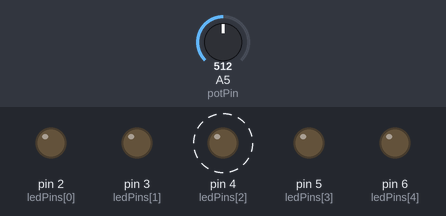
Recording of a sketch running on a simulated Arduino Uno, built with avr-gcc and run on an emulated ATmega328P. Shown: output pins drawn as LEDs (lit = HIGH). Dashed ring = blinking. The inputs (shaded band) are chosen by the test bench; at power-on: A5 (potPin) = 512.

Above: at 1.3 s.
1.4 s: A5 (potPin) set to 590
4.4 s: A5 (potPin) set to 610
At 4.62 s:
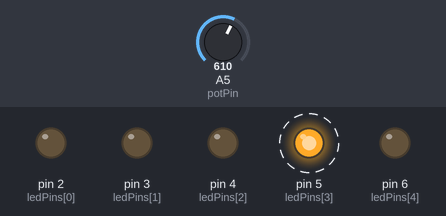
7.4 s: A5 (potPin) set to 788
10.4 s: A5 (potPin) set to 811
At 10.62 s:
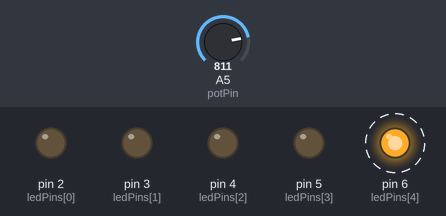
13.4 s: A5 (potPin) set to 306
At 13.62 s:
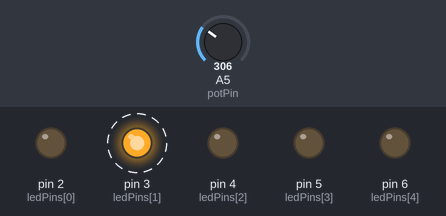
16.4 s: A5 (potPin) set to 385
19.4 s: A5 (potPin) set to 406
At 19.63 s:
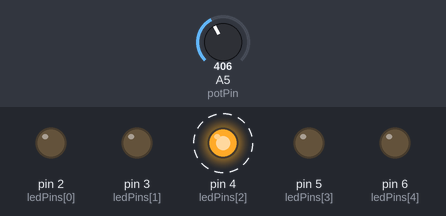
Timing chart, 0 to 23.4 s (numbered marks = the images above; inputs shaded):
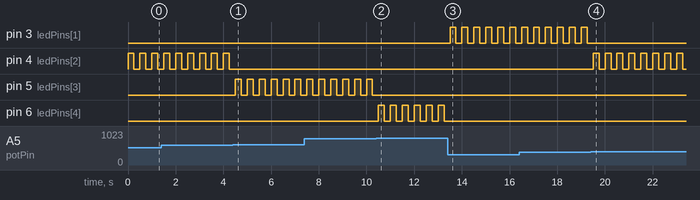

Measured:
- the behaviour switches between 599 and 600 on A5 (potPin) (found by bisection; images 0 and 1)
- the behaviour switches between 799 and 800 on A5 (potPin) (found by bisection; images 1 and 2)
- the behaviour switches between 399 and 400 on A5 (potPin) (found by bisection; images 3 and 4)
- after the input at 4.4 s, pin 4 (ledPins[2]): stops changing and stays LOW; pin 5 (ledPins[3]): alternates HIGH for 0.25 s and LOW for 0.25 s, starting after 0.10 s
- after the input at 10.4 s, pin 5 (ledPins[3]): stops changing and stays LOW; pin 6 (ledPins[4]): alternates HIGH for 0.25 s and LOW for 0.25 s, starting after 0.10 s
- after the input at 13.4 s, pin 3 (ledPins[1]): alternates HIGH for 0.25 s and LOW for 0.25 s, starting after 0.10 s; pin 6 (ledPins[4]): stops changing and stays LOW
- after the input at 19.4 s, pin 3 (ledPins[1]): stops changing and stays LOW; pin 4 (ledPins[2]): alternates HIGH for 0.25 s and LOW for 0.25 s, starting after 0.11 s
- by itself, pin 4 (ledPins[2]): alternates HIGH for 0.25 s and LOW for 0.25 s

The sketch:

BlinkByPotentiometer.ino
```cpp
/*
    Blink by potentiometer voltage
    0 - 199 blinks LED1
    200 - 399 blinks LED1
    400 - 599 blinks LED1
    600 - 799 blinks LED1
    800 - 999 blinks LED1

    Pins:
    * A5 - potentiometer output
    * 2 - LED1 input
    * 3 - LED2 input
    * 4 - LED3 input
    * 5 - LED4 input
    * 6 - LED5 input

    Stuff:
    - 1x potentiometer 1k Ohm
    - 5x yellow LED
    - 1x resistor 300 Ohm connected between all LED's output and ground
*/

const byte potPin = A5;
const byte ledPins[] = {2, 3, 4, 5, 6};
byte ledCnt = sizeof(ledPins) / sizeof(ledPins[0]);

void setup() {
  for (byte i = 0; i < ledCnt; i++) {
    pinMode(ledPins[i], OUTPUT);
  }
  pinMode(potPin, INPUT);
}

void loop() {
    int potV = analogRead(potPin);

    digitalWrite(ledPins[potV / 200], HIGH);
    delay(250);
    digitalWrite(ledPins[potV / 200], LOW);
    delay(250);
}
```
